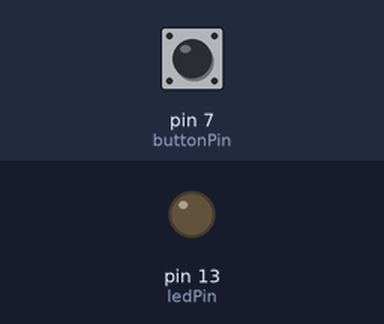
Recording of a sketch running on a simulated Arduino Uno, built with avr-gcc and run on an emulated ATmega328P. Shown: output pins drawn as LEDs (lit = HIGH). The inputs (shaded band) are chosen by the test bench; at power-on: pin 7 (buttonPin) LOW.

Above: at 1.8 s.
1.9 s: pin 7 (buttonPin) pulled HIGH for 0.6 s
At 2.6 s:
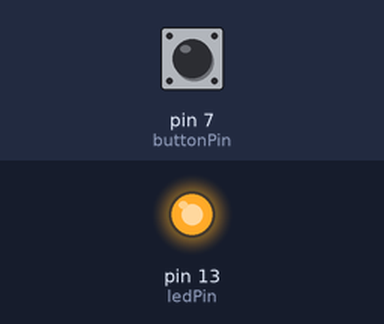
Timing chart, 0 to 4.9 s (numbered marks = the images above; inputs shaded):
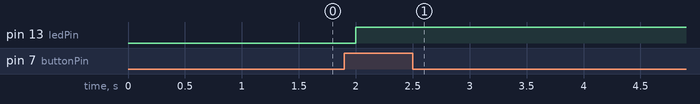

Measured:
- after the input at 1.9 s, pin 13 (ledPin): LOW → HIGH after 0.10 s

The sketch:

MOISTURE_DETECTION.ino
```cpp
int buttonPin = 7;
int ledPin = 13;
boolean on=false;
int buttonstate = 0;

void setup() {
pinMode(ledPin,OUTPUT);
pinMode(buttonPin,INPUT);

}

void loop() {
 buttonstate = digitalRead(buttonPin);
  if (buttonstate == HIGH)
      {
          if( on=false)
          {
            on=false;
          }
      else
         {
           on = true;
          }
        }
   if (on== true)
   {
    digitalWrite( ledPin,HIGH);
   }
   else
   {
    digitalWrite( ledPin,LOW);
   }
   delay(500);
   }
```
